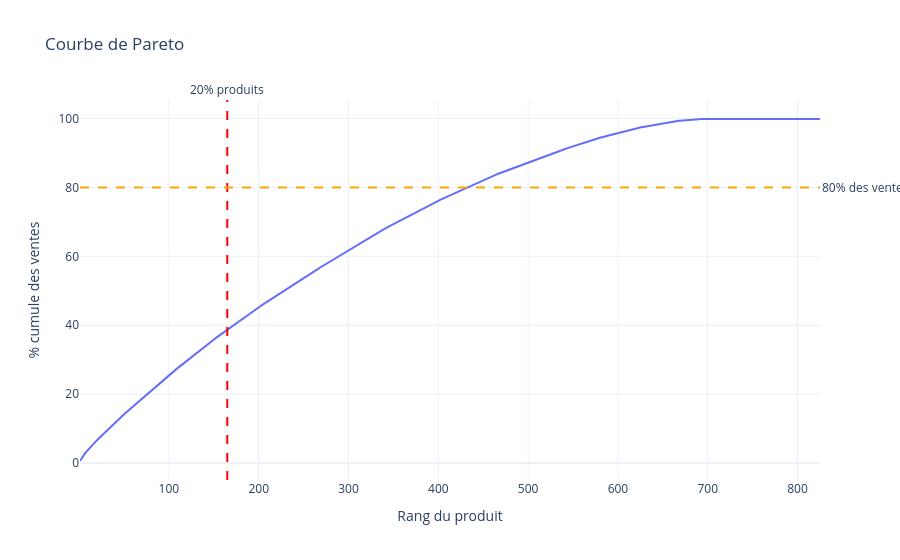

The cell this chart's notebook holds for it:
### Code cell
fig = px.line(pareto, x='rank', y='part_quantite_cumulee',
              title='Courbe de Pareto', template='plotly_white',
              labels={'rank': 'Rang du produit', 'part_quantite_cumulee': '% cumule des ventes'})
fig.add_vline(x=len(pareto) * 0.2, line_dash='dash', line_color='red',
              annotation_text='20% produits', annotation_position='top')
fig.add_hline(y=80, line_dash='dash', line_color='orange',
              annotation_text='80% des ventes', annotation_position='right')
fig.show()

### Figure 1 — Plotly figure (JSON) as saved in the notebook; plotly's stock layout.template omitted (floating-point values rounded to 4 significant figures; data arrays with more than 128 entries replaced by an {"elided": "..."} marker saying what was removed)
{"data": [{"hovertemplate": "Rang du produit=%{x}<br>% cumule des ventes=%{y}<extra></extra>", "legendgroup": "", "line": {"color": "#636efa", "dash": "solid"}, "marker": {"symbol": "circle"}, "mode": "lines", "name": "", "orientation": "v", "showlegend": false, "type": "scatter", "x": {"elided": "825 int values"}, "xaxis": "x", "y": {"elided": "825 float values"}, "yaxis": "y"}], "layout": {"annotations": [{"showarrow": false, "text": "20% produits", "x": 165.0, "xanchor": "center", "xref": "x", "y": 1, "yanchor": "bottom", "yref": "y domain"}, {"showarrow": false, "text": "80% des ventes", "x": 1, "xanchor": "left", "xref": "x domain", "y": 80, "yanchor": "middle", "yref": "y"}], "legend": {"tracegroupgap": 0}, "shapes": [{"line": {"color": "red", "dash": "dash"}, "type": "line", "x0": 165.0, "x1": 165.0, "xref": "x", "y0": 0, "y1": 1, "yref": "y domain"}, {"line": {"color": "orange", "dash": "dash"}, "type": "line", "x0": 0, "x1": 1, "xref": "x domain", "y0": 80, "y1": 80, "yref": "y"}], "title": {"text": "Courbe de Pareto"}, "xaxis": {"anchor": "y", "domain": [0.0, 1.0], "title": {"text": "Rang du produit"}}, "yaxis": {"anchor": "x", "domain": [0.0, 1.0], "title": {"text": "% cumule des ventes"}}}}
